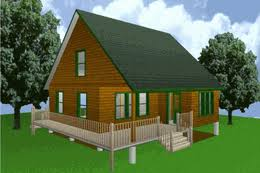
#> input picture images.jpeg, 260 x 173 px
$ python 'LSB Matching.py'
#> lines starting #> are read from the running program, lines starting #| are printed output that depends on the picture
# LSB Matching
import math
import cv2
import matplotlib.pyplot as plt
import random
import numpy as np
import pdb

def string_to_binary(st):
    return ''.join(format(ord(x), 'b') for x in st)

def decimal_to_binary(x):
    return int(bin(x)[2:])

def binary_to_decimal(x):
    return int(str(x), 2)

def LSB(x):
    # x is a integer value not binary value
    return x & 1

def function_f(y1_dec, y2_dec):
    #y1 and y2 are decimal values
    output = LSB(int(math.floor(y1_dec/2) + y2_dec))
    return output

def LSB_Matching_encode(image_array, pixel_ind, message): #flatten image to be 1D array to get pixel values

    if len(pixel_ind) <= len(message):
            raise Exception("Not enough pixels to encode message")

    original_pixel_values = image_array[pixel_ind[:len(message)]]
    new_image = image_array

    for i in range(0, len(message)-1, 2):
        y1 = 0
        y2 = 0

        if int(message[i]) == LSB(image_array[pixel_ind[i]]):
            if int(message[i+1]) != function_f(image_array[pixel_ind[i]], image_array[pixel_ind[i+1]]):
                y2 = image_array[pixel_ind[i+1]] + 1
            else:
                y2 = image_array[pixel_ind[i+1]]

            y1 = image_array[pixel_ind[i]]
        else:
#            pdb.set_trace()
            if int(message[i+1]) == function_f(image_array[pixel_ind[i]]-1, image_array[pixel_ind[i+1]]):
                y1 = image_array[pixel_ind[i]] - 1
            else:
                y1 = image_array[pixel_ind[i]] + 1

            y2 = image_array[pixel_ind[i+1]]

        new_image[pixel_ind[i]] = y1
        new_image[pixel_ind[i+1]] = y2

    return image_array, original_pixel_values, pixel_ind[:len(message)]

def LSB_Matching_decode(encoded_image, original_values, indices):
    message = ''
#    pdb.set_trace()
    for i in range(0, len(original_values)-1, 2):
        first_value_enc = encoded_image[indices[i]]
        second_value_enc = encoded_image[indices[i+1]]

        first_orig = original_values[i]
        second_orig = original_values[i+1]

        message_i = LSB(first_orig)

        if first_orig == first_value_enc:
            message = message + str(message_i)

            message_i_plus_1 = function_f(first_orig, second_orig)
            if (second_value_enc-1) == second_orig:
                piece_message = 1 - message_i_plus_1
                message = message + str(piece_message)
            else:
                message = message + str(message_i_plus_1)

        else:
            message = message + str(1-message_i)
            message_i_plus_1 = function_f(first_orig-1, second_orig)
            if first_orig == (first_value_enc + 1):
                message = message + str(message_i_plus_1)
            else:
                message = message + str(1 - message_i_plus_1)

    return message

rows = 128
cols = 128
image = cv2.imread('images.jpeg', 0)
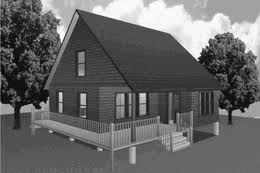
#> image: shape (173, 260); min 0, max 255, mean 102.1
image = cv2.resize(image, (rows,cols))
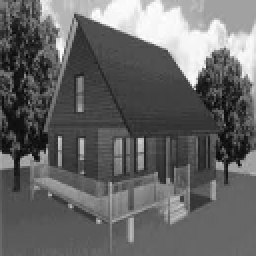
#> image: shape (128, 128) (shown 2 times larger); min 4, max 255, mean 102
image_array = np.array(image)
string_to_encode = 'This is a message I would like to encode if possible!'

# flatten to 1D array
flatten_image = image_array.flatten()
#> flatten_image = 16384 values, max 255 at index 1073, min 4 at index 3597, mean 102

# get all indicies
indices = random.sample(range(1, flatten_image.shape[0]), flatten_image.shape[0]-1)

# binarise message
string_binary = string_to_binary(string_to_encode)
encoded_image, original_pixel_values, indices = LSB_Matching_encode(flatten_image, indices, string_binary)
#> in LSB_Matching_encode, `original_pixel_values = image_array[pixel_ind[:len(message)]]`: original_pixel_values = 360 values, max 250 at index 232, min 12 at index 10, mean 102
#> in LSB_Matching_encode, `new_image = image_array`: new_image has the same summary as flatten_image outside LSB_Matching_encode
#> the loop in LSB_Matching_encode, `for i in range(0, len(message)-1, 2):` made 180 passes
#> (y1, y2) on passes 2, 4, 5, 6, 8, 9, 10, 11, 12, 14, 16, 17: (79, 101), (84, 103), (93, 62), (11, 101), (101, 103), (32, 115), (80, 90), (91, 246), (53, 245), (77, 107), (98, 99), (84, 22)
#> (y2, y1) on passes 1, 3, 7, 13, 15, 19: (119, 83), (218, 13), (82, 132), (161, 26), (133, 135), (71, 140)
#> encoded_image has the same summary as flatten_image; indices = 360 values, max 16354 at index 124, min 19 at index 80, mean 8449.2

decoded_message = LSB_Matching_decode(encoded_image, original_pixel_values, indices)
#> the loop in LSB_Matching_decode, `for i in range(0, len(original_values)-1, 2):` made 180 passes
#> (i, first_value_enc, second_value_enc, first_orig, second_orig, message_i, message) on passes 13, 15, 19: (24, 26, 161, 26, 160, 0, '10101001101000110100111100'), (28, 135, 133, 135, 132, 1, '101010011010001101001111001110'), (36, 140, 71, 140, 70, 0, '10101001101000110100111100111000001101')
#> (i, first_value_enc, second_value_enc, first_orig, second_orig, message_i, message) on passes 3 to 8: (4, 13, 218, 13, 218, 1, '101010'), (6, 84, 103, 83, 103, 1, '10101001'), (8, 93, 62, 94, 62, 0, '1010100110'), (10, 11, 101, 12, 101, 0, '101010011010'), (12, 132, 82, 132, 82, 0, '10101001101000'), (14, 101, 103, 102, 103, 0, '1010100110100011')

string_binary == decoded_message

# plot results
#encoded_image = encoded_image.reshape((rows,cols))
#fig, (ax_1, ax_2) = plt.subplots(1, 2, sharey=True, sharex=True)
#ax_1.imshow(image)
#ax_2.imshow(encoded_image)

$ run again, with im.jpg copied over images.jpeg
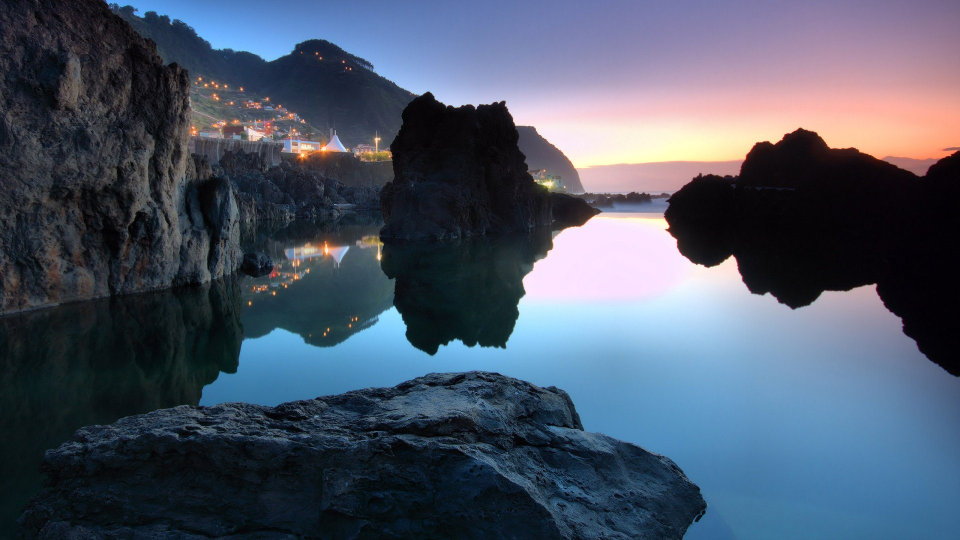
#> input picture im.jpg, 1920 x 1080 px (shown at 1/2 size)
#> `image = cv2.imread('images.jpeg', 0)`:
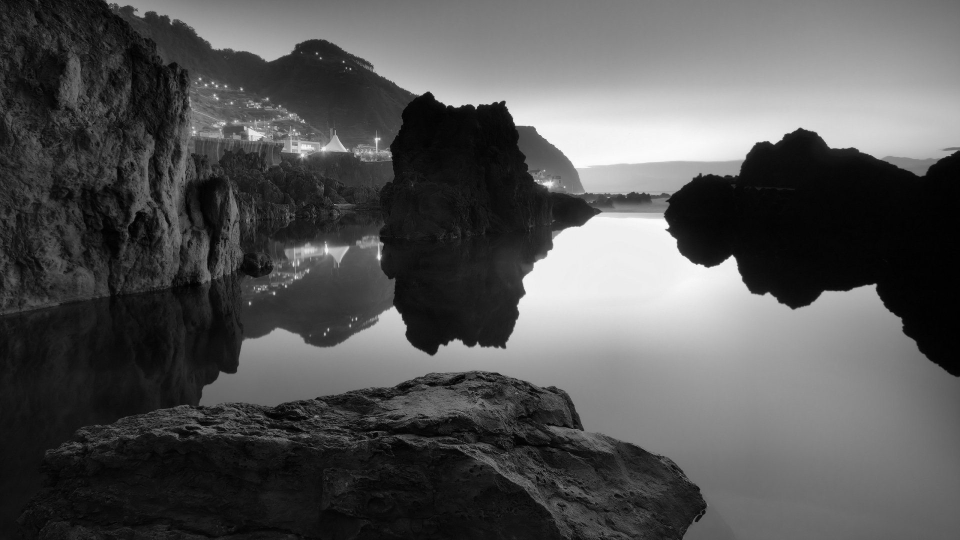
#> image: shape (1080, 1920) (shown at 1/2 size); min 0, max 255, mean 84.9
#> `image = cv2.resize(image, (rows,cols))`:
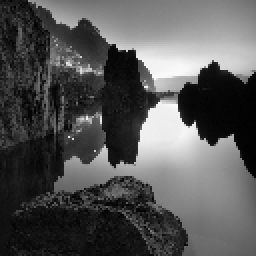
#> image: shape (128, 128) (shown 2 times larger); min 0, max 250, mean 84.9
#> flatten_image = 16384 values, max 250 at index 3911, min 0 at index 2706, mean 84.85
#> in LSB_Matching_encode, `original_pixel_values = image_array[pixel_ind[:len(message)]]`: original_pixel_values = 360 values, max 249 at index 180, min 2 at index 129, mean 84.57
#> in LSB_Matching_encode, `new_image = image_array`: new_image has the same summary as flatten_image outside LSB_Matching_encode
#> the loop in LSB_Matching_encode, `for i in range(0, len(message)-1, 2):` made 180 passes
#> (y1, y2) on passes 2, 3, 4, 7, 9, 11, 13, 14: (23, 109), (5, 64), (60, 17), (62, 11), (32, 7), (17, 193), (44, 170), (145, 7)
#> after the loop in LSB_Matching_encode, `for i in range(0, len(message)-1, 2):`: new_image = 16384 values, max 250 at index 3911, min 0 at index 2706, mean 84.86
#> `encoded_image, original_pixel_values, indices = LSB_Matching_encode(fl..`: encoded_image has the same summary as new_image in LSB_Matching_encode; indices = 360 values, max 16354 at index 124, min 19 at index 80, mean 8449.2
#> the loop in LSB_Matching_decode, `for i in range(0, len(original_values)-1, 2):` made 180 passes
#> (i, first_value_enc, second_value_enc, first_orig, second_orig, message_i, message) on passes 8, 10, 19, 20: (14, 11, 108, 11, 107, 1, '1010100110100011'), (18, 222, 17, 222, 16, 0, '10101001101000110100'), (36, 130, 20, 130, 19, 0, '10101001101000110100111100111000001101'), (38, 24, 174, 24, 173, 0, '1010100110100011010011110011100000110100')
